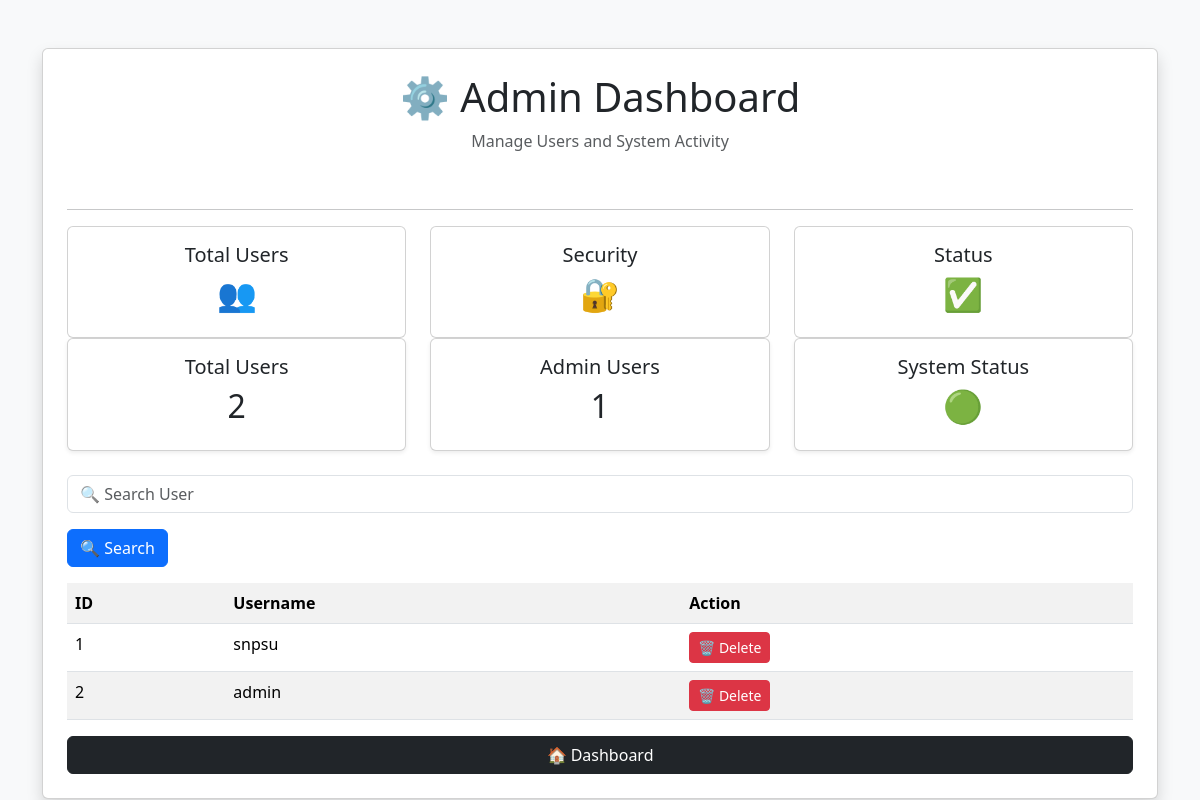
The app's page /admin (signed in) with its own data.
### app.py (models this page shows)
class User(db.Model):
    id = db.Column(db.Integer, primary_key=True)
    username = db.Column(
        db.String(100),
        unique=True,
        nullable=False
    )
    password = db.Column(
        db.String(200),
        nullable=False
    )
    role = db.Column(
        db.String(20),
        default='user'
    )

### app.py (the view)
@app.route('/admin')
def admin():
    if 'username' not in session:
        return redirect(url_for('login'))
    user = User.query.filter_by(
        username=session['username']
    ).first()
    if user.role != 'admin':
        return "Access Denied"
    search = request.args.get('search', '')
    if search:
        users = User.query.filter(
            User.username.contains(search)
        ).all()
    else:
        users = User.query.all()
    return render_template(
        'admin.html',
        users=users
    )

### templates/admin.html (shortened to what this page needs)
<!DOCTYPE html>
<html>
<head>
<link href="https://cdn.jsdelivr.net/npm/bootstrap@5.3.3/dist/css/bootstrap.min.css" rel="stylesheet">
</head>
<body class="bg-light">
<div class="container mt-5">
<div class="card p-4 shadow">
    <div class="text-center mb-4">
    <h1>⚙️ Admin Dashboard</h1>
    <p class="text-muted">
        Manage Users and System Activity
    </p>
</div>
<hr>
<div class="row mb-4">
        <div class="col-md-4">
        <div class="card text-center p-3">
            <h5>Total Users</h5>
            <h2>👥</h2>
        </div>
    </div>
    <div class="col-md-4">
        <div class="card text-center p-3">
            <h5>Security</h5>
            <h2>🔐</h2>
        </div>
    </div>
    <div class="col-md-4">
        <div class="card text-center p-3">
            <h5>Status</h5>
            <h2>✅</h2>
        </div>
    </div>
    <div class="col-md-4">
        <div class="card text-center p-3 shadow-sm">
            <h5>Total Users</h5>
            <h2>{{ users|length }}</h2>
        </div>
    </div>
    <div class="col-md-4">
        <div class="card text-center p-3 shadow-sm">
            <h5>Admin Users</h5>
            <h2>1</h2>
        </div>
    </div>
    <div class="col-md-4">
        <div class="card text-center p-3 shadow-sm">
            <h5>System Status</h5>
            <h2>🟢</h2>
        </div>
    </div>
</div>
<form method="GET">
    <input type="text"
           name="search"
           class="form-control mb-3"
           placeholder="🔍 Search User">
    <button class="btn btn-primary mb-3">
    🔍 Search
</button>
</form>
<table class="table table-hover table-striped">
<tr>
    <th>ID</th>
<th>Username</th>
<th>Action</th>
</tr>
{% for user in users %}
<tr>
    <td>{{ user.id }}</td>
    <td>{{ user.username }}</td>
    <td>
        <a href="/delete_user/{{ user.id }}"
           class="btn btn-danger btn-sm">
           🗑 Delete
        </a>
    </td>
</tr>
{% endfor %}
</table>
<a href="/dashboard" class="btn btn-dark">
    🏠 Dashboard
</a>
</div>
</div>
</body>
</html>

### records on screen
User: id "1", username "snpsu"
User: id "2", username "admin"

### other values on screen
{{ users|length }} "2"
